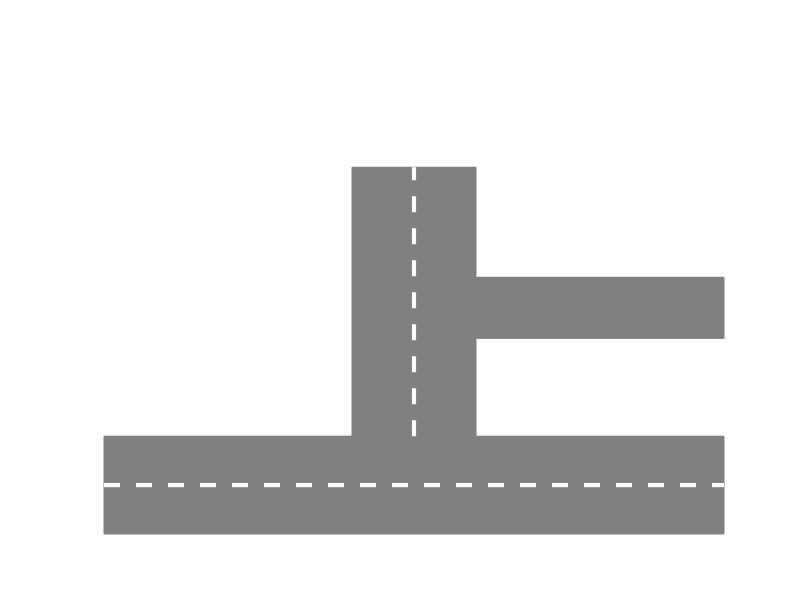

Write the MATLAB code that produced this figure.
function simulate ()
  global Pl;
  global Ph;
  global T;
  Dh1=[];
  Dh2=[];
  Dh3=[];
  Dl1=[];
  Dl2=[];
  Dl3=[];
  Yh1=[];
  Yh2=[];
  Yh3=[];
  N=size(Pl)(1);
  M=size(Ph)(1);
  if ((N==0)&&(M==0))
    x_low=[];
    y_low=[];
    xSl=[];
    ySl=[];
    xTl=[];
    yTl=[];
    Dl1=[];
    Dl2=[];
    Dl3=[];
    Yl1=[];
    Yl2=[];
    Yl3=[];
    x_high=[];
    y_high=[];
    xSh=[]; %position of straight cars high
    ySh=[];
    xTh=[]; % position of turn cars high
    yTh=[];
    Dh1=[];
    Dh2=[];
    Dh3=[];
    Yh1=[];
    Yh2=[];
    Yh3=[];

  end;

  ok1=0;
  ok2=0;
  ok3=0;
  ok4=0;
  x=[0,40];
  if ((N!=0)&&(M!=0))

    x_low=Pl(:,1);
    y_low=Pl(:,2);

    x_high=Ph(:,1);
    y_high=Ph(:,2);


    xSh=[]; %position of straight cars high
    ySh=[];
    xTh=[]; % position of turn cars high
    yTh=[];
    for i=1:M
      if (Ph(i,4)==0)
        ok1=1;
        xSh=[xSh,Ph(i,1)];
        ySh=[ySh,Ph(i,2)];
      elseif (Ph(i,4)==1)
        ok2=1;
        xTh=[xTh,Ph(i,1)];
        yTh=[yTh,Ph(i,2)];
      end;
    end;
    xSl=[];
    ySl=[];
    xTl=[];
    yTl=[];
    for i=1:N
      if (Pl(i,4)==0)
        ok4=1;
        xSl=[xSl,Pl(i,1)];
        ySl=[ySl,Pl(i,2)];
      elseif (Pl(i,4)==1)
        ok3=1;
        xTl=[xTl,Pl(i,1)];
        yTl=[yTl,Pl(i,2)];
      end;
    end;

    Dl1=[];
    Dl2=[];
    Dl3=[];
    Yl1=[];
    Yl2=[];
    Yl3=[];
    for i=1:N
      if (Pl(i,3)==0)
        Dl1=[Dl1,Pl(i,1)];
        Yl1=[Yl1,Pl(i,2)];
      elseif (Pl(i,3)==1)
        Dl2=[Dl2,Pl(i,1)];
        Yl2=[Yl2,Pl(i,2)];
      elseif (Pl(i,3)==2)
        Dl3=[Dl3,Pl(i,1)];
        Yl3=[Yl3,Pl(i,2)];
      end;
    end;
    Dh1=[];
    Dh2=[];
    Dh3=[];
    Yh1=[];
    Yh2=[];
    Yh3=[];
    for i=1:M
      if (Ph(i,3)==0)
        Dh1=[Dh1,Ph(i,1)];
        Yh1=[Yh1,Ph(i,2)];
      elseif (Ph(i,3)==1)
        Dh2=[Dh2,Ph(i,1)];
        Yh2=[Yh2,Ph(i,2)];
      elseif (Ph(i,3)==2)
        Dh3=[Dh3,Ph(i,1)];
        Yh3=[Yh3,Ph(i,2)];
      end;
    end;
  end;
  if ((N==0)&&(M!=0))
    x_high=Ph(:,1);
    y_high=Ph(:,2);


    xSh=[]; %position of straight cars high
    ySh=[];
    xTh=[]; % position of turn cars high
    yTh=[];

    for i=1:M
      if (Ph(i,4)==0)
        ok1=1;
        xSh=[xSh,Ph(i,1)];
        ySh=[ySh,Ph(i,2)];
      elseif (Ph(i,4)==1)
        ok2=1;
        xTh=[xTh,Ph(i,1)];
        yTh=[yTh,Ph(i,2)];
      end;
    end;

    for i=1:M
      if (Ph(i,3)==0)
        Dh1=[Dh1,Ph(i,1)];
        Yh1=[Yh1,Ph(i,2)];
      elseif (Ph(i,3)==1)
        Dh2=[Dh2,Ph(i,1)];
        Yh2=[Yh2,Ph(i,2)];
      elseif (Ph(i,3)==2)
        Dh3=[Dh3,Ph(i,1)];
        Yh3=[Yh3,Ph(i,2)];
      end;

    end;
    x_low=[];
    y_low=[];
    xSl=[];
    ySl=[];
    xTl=[];
    yTl=[];
    Dl1=[];
    Dl2=[];
    Dl3=[];
    Yl1=[];
    Yl2=[];
    Yl3=[];
  end;
  if ((N!=0)&&(M==0))
    x_low=Pl(:,1);
    y_low=Pl(:,2);
    xSl=[];
    ySl=[];
    xTl=[];
    yTl=[];
    for i=1:N
      if (Pl(i,4)==0)
        ok4=1;
        xSl=[xSl,Pl(i,1)];
        ySl=[ySl,Pl(i,2)];
      elseif (Pl(i,4)==1)
        ok3=1;
        xTl=[xTl,Pl(i,1)];
        yTl=[yTl,Pl(i,2)];
      end;
    end;
    for i=1:N
      if (Pl(i,3)==0)
        Dl1=[Dl1,Pl(i,1)];
        Yl1=[Yl1,Pl(i,2)];
      elseif (Pl(i,3)==1)
        Dl2=[Dl2,Pl(i,1)];
        Yl2=[Yl2,Pl(i,2)];
      elseif (Pl(i,3)==2)
        Dl3=[Dl3,Pl(i,1)];
        Yl3=[Yl3,Pl(i,2)];
      end;
    end;
    xSh=[]; %position of straight cars high
    ySh=[];
    xTh=[]; % position of turn cars high
    yTh=[];
    Dh1=[];
    Dh2=[];
    Dh3=[];
    Yh1=[];
    Yh2=[];
    Yh3=[];
  end;

  if (N!=0)
    plot(x_low,y_low,'s', 'MarkerFaceColor', [0.5,0.5,0.8], 'MarkerEdgeColor', 'black','MarkerSize',10);
  end;
  if (M!=0)
    plot(x_high,y_high,'s', 'MarkerFaceColor', [0.5,0.5,0.8], 'MarkerEdgeColor', 'black','MarkerSize',10);
  end;
  hold on;
  h=rectangle ("Position", [0, -10,40,8], "Curvature", [0, 0]);
  set (h, "FaceColor", [0.5, 0.5, 0.5],'EdgeColor',[0.5, 0.5, 0.5]);
  y = -6; % position y de la ligne
  axis([0 40 -10 30]);
  axis off;
  x=[0,40];
  line(x, [y, y], 'Color', 'white', 'LineStyle', '--', 'LineWidth', 3);
  h1=rectangle ("Position", [16, -2, 8,22], "Curvature", [0, 0]);
  set (h1, "FaceColor", [0.5, 0.5, 0.5],'EdgeColor',[0.5, 0.5, 0.5]);
  line([20,20],[-2,20], 'Color', 'white', 'LineStyle', '--', 'LineWidth', 3);
  h2=rectangle ("Position", [24,6,16,5], "Curvature", [0, 0]);
  set (h2, "FaceColor", [0.5, 0.5, 0.5],'EdgeColor',[0.5, 0.5, 0.5]);
  %line([22,22],[-2,20], 'Color', 'white', 'LineStyle', '--', 'LineWidth', 3);
  if ((N!=0)&&(length(Dl1)!=0))
    drawnow
    plot(Dl1,Yl1,'s', 'MarkerFaceColor', 'green', 'MarkerEdgeColor', 'black','MarkerSize',12)
  endif
  if ((N!=0)&&(length(Dl2)!=0))
    drawnow
    plot(Dl2,Yl2,'s', 'MarkerFaceColor', [1,0.5,0], 'MarkerEdgeColor', 'black','MarkerSize',12)
  endif
  if ((N!=0)&&(length(Dl3)!=0))
    drawnow
    plot(Dl3,Yl3,'s', 'MarkerFaceColor', 'red', 'MarkerEdgeColor', 'black','MarkerSize',12)
  endif

  if ((M!=0)&&(length(Dh1)!=0))
    drawnow
    plot(Dh1,Yh1,'s', 'MarkerFaceColor', 'green', 'MarkerEdgeColor', 'black','MarkerSize',12)
  endif
  if ((M!=0)&&(length(Dh2)!=0))
    drawnow
    plot(Dh2,Yh2,'s', 'MarkerFaceColor', [1,0.5,0], 'MarkerEdgeColor', 'black','MarkerSize',12)
  endif
  if ((M!=0)&&(length(Dh3)!=0))
    drawnow
    plot(Dh3,Yh3,'s', 'MarkerFaceColor', 'red', 'MarkerEdgeColor', 'black','MarkerSize',12)
    drawnow
  endif;

  if ((ok1==1)&&(M!=0))
    text(xSh,ySh,'S');
  end;
  drawnow;
  if ((ok2==1)&&(M!=0))
    text(xTh,yTh,'T');
  end;
  drawnow;
  if ((ok3==1)&&(N!=0))
    text(xTl,yTl,'T');
  end;
  drawnow
  if ((ok4==1)&&(N!=0))
    text(xSl,ySl,'S');
  end;
  drawnow
  time=num2str(T);
  text(31,5.5,time);
  hold off;
endfunction;
